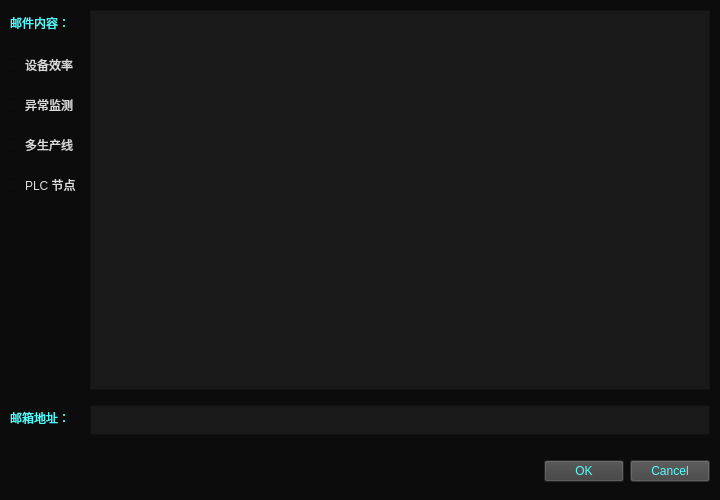
<?xml version="1.0" encoding="UTF-8"?>
<ui version="4.0">
 <class>sendEmailDialog</class>
 <widget class="QDialog" name="sendEmailDialog">
  <property name="geometry">
   <rect>
    <x>0</x>
    <y>0</y>
    <width>720</width>
    <height>500</height>
   </rect>
  </property>
  <property name="windowTitle">
   <string>Dialog</string>
  </property>
  <property name="styleSheet">
   <string notr="true">background-color: rgb(12, 12, 12);
color: rgb(85, 255, 255);</string>
  </property>
  <widget class="QDialogButtonBox" name="buttonBox">
   <property name="geometry">
    <rect>
     <x>90</x>
     <y>455</y>
     <width>620</width>
     <height>32</height>
    </rect>
   </property>
   <property name="styleSheet">
    <string notr="true">color: rgb(198, 198, 198);
font: 12pt &quot;宋体&quot;;
background-color: rgb(66, 66, 66);
selection-background-color: rgb(45, 45, 45);
color: rgb(85, 255, 255);</string>
   </property>
   <property name="orientation">
    <enum>Qt::Horizontal</enum>
   </property>
   <property name="standardButtons">
    <set>QDialogButtonBox::Cancel|QDialogButtonBox::Ok</set>
   </property>
  </widget>
  <widget class="QTextEdit" name="textEdit">
   <property name="geometry">
    <rect>
     <x>90</x>
     <y>10</y>
     <width>620</width>
     <height>380</height>
    </rect>
   </property>
   <property name="styleSheet">
    <string notr="true">gridline-color: rgb(25, 25, 25);
font: 12pt &quot;宋体&quot;;
background-color: rgb(25, 25, 25);
border-color: rgb(25, 25, 25);
color: rgb(200, 200, 200);</string>
   </property>
   <property name="html">
    <string>&lt;!DOCTYPE HTML PUBLIC &quot;-//W3C//DTD HTML 4.0//EN&quot; &quot;http://www.w3.org/TR/REC-html40/strict.dtd&quot;&gt;
&lt;html&gt;&lt;head&gt;&lt;meta name=&quot;qrichtext&quot; content=&quot;1&quot; /&gt;&lt;style type=&quot;text/css&quot;&gt;
p, li { white-space: pre-wrap; }
&lt;/style&gt;&lt;/head&gt;&lt;body style=&quot; font-family:'宋体'; font-size:12pt; font-weight:400; font-style:normal;&quot;&gt;
&lt;p style=&quot;-qt-paragraph-type:empty; margin-top:0px; margin-bottom:0px; margin-left:0px; margin-right:0px; -qt-block-indent:0; text-indent:0px;&quot;&gt;&lt;br /&gt;&lt;/p&gt;&lt;/body&gt;&lt;/html&gt;</string>
   </property>
  </widget>
  <widget class="QLineEdit" name="lineEdit">
   <property name="geometry">
    <rect>
     <x>90</x>
     <y>405</y>
     <width>620</width>
     <height>30</height>
    </rect>
   </property>
   <property name="styleSheet">
    <string notr="true">gridline-color: rgb(25, 25, 25);
font: 16pt &quot;宋体&quot;;
background-color: rgb(25, 25, 25);
border-color: rgb(25, 25, 25);
color: rgb(200, 200, 200);</string>
   </property>
  </widget>
  <widget class="QLabel" name="label_1">
   <property name="geometry">
    <rect>
     <x>10</x>
     <y>5</y>
     <width>70</width>
     <height>35</height>
    </rect>
   </property>
   <property name="styleSheet">
    <string notr="true">background-color: rgb(12, 12, 12);
font: 12pt &quot;微软雅黑&quot;;
color: rgb(85, 255, 255);</string>
   </property>
   <property name="text">
    <string>邮件内容：</string>
   </property>
  </widget>
  <widget class="QLabel" name="label_2">
   <property name="geometry">
    <rect>
     <x>10</x>
     <y>400</y>
     <width>70</width>
     <height>35</height>
    </rect>
   </property>
   <property name="styleSheet">
    <string notr="true">background-color: rgb(12, 12, 12);
font: 12pt &quot;微软雅黑&quot;;
color: rgb(85, 255, 255);</string>
   </property>
   <property name="text">
    <string>邮箱地址：</string>
   </property>
  </widget>
  <widget class="QRadioButton" name="radioButton_1">
   <property name="geometry">
    <rect>
     <x>5</x>
     <y>50</y>
     <width>80</width>
     <height>30</height>
    </rect>
   </property>
   <property name="styleSheet">
    <string notr="true">background-color: rgb(12, 12, 12);
font: 9pt &quot;微软雅黑&quot;;
color: rgb(220, 220, 220);</string>
   </property>
   <property name="text">
    <string>设备效率</string>
   </property>
   <property name="autoRepeat">
    <bool>true</bool>
   </property>
   <property name="autoExclusive">
    <bool>false</bool>
   </property>
  </widget>
  <widget class="QRadioButton" name="radioButton_2">
   <property name="geometry">
    <rect>
     <x>5</x>
     <y>90</y>
     <width>80</width>
     <height>30</height>
    </rect>
   </property>
   <property name="styleSheet">
    <string notr="true">background-color: rgb(12, 12, 12);
font: 9pt &quot;微软雅黑&quot;;
color: rgb(220, 220, 220);</string>
   </property>
   <property name="text">
    <string>异常监测</string>
   </property>
   <property name="autoRepeat">
    <bool>true</bool>
   </property>
   <property name="autoExclusive">
    <bool>false</bool>
   </property>
  </widget>
  <widget class="QRadioButton" name="radioButton_3">
   <property name="geometry">
    <rect>
     <x>5</x>
     <y>130</y>
     <width>80</width>
     <height>30</height>
    </rect>
   </property>
   <property name="styleSheet">
    <string notr="true">background-color: rgb(12, 12, 12);
font: 9pt &quot;微软雅黑&quot;;
color: rgb(220, 220, 220);</string>
   </property>
   <property name="text">
    <string>多生产线</string>
   </property>
   <property name="autoRepeat">
    <bool>true</bool>
   </property>
   <property name="autoExclusive">
    <bool>false</bool>
   </property>
  </widget>
  <widget class="QRadioButton" name="radioButton_4">
   <property name="geometry">
    <rect>
     <x>5</x>
     <y>170</y>
     <width>80</width>
     <height>30</height>
    </rect>
   </property>
   <property name="styleSheet">
    <string notr="true">background-color: rgb(12, 12, 12);
font: 9pt &quot;微软雅黑&quot;;
color: rgb(220, 220, 220);</string>
   </property>
   <property name="text">
    <string>PLC 节点</string>
   </property>
   <property name="autoRepeat">
    <bool>true</bool>
   </property>
   <property name="autoExclusive">
    <bool>false</bool>
   </property>
  </widget>
 </widget>
 <resources/>
 <connections>
  <connection>
   <sender>buttonBox</sender>
   <signal>accepted()</signal>
   <receiver>sendEmailDialog</receiver>
   <slot>accept()</slot>
   <hints>
    <hint type="sourcelabel">
     <x>248</x>
     <y>254</y>
    </hint>
    <hint type="destinationlabel">
     <x>157</x>
     <y>274</y>
    </hint>
   </hints>
  </connection>
  <connection>
   <sender>buttonBox</sender>
   <signal>rejected()</signal>
   <receiver>sendEmailDialog</receiver>
   <slot>reject()</slot>
   <hints>
    <hint type="sourcelabel">
     <x>316</x>
     <y>260</y>
    </hint>
    <hint type="destinationlabel">
     <x>286</x>
     <y>274</y>
    </hint>
   </hints>
  </connection>
 </connections>
</ui>
